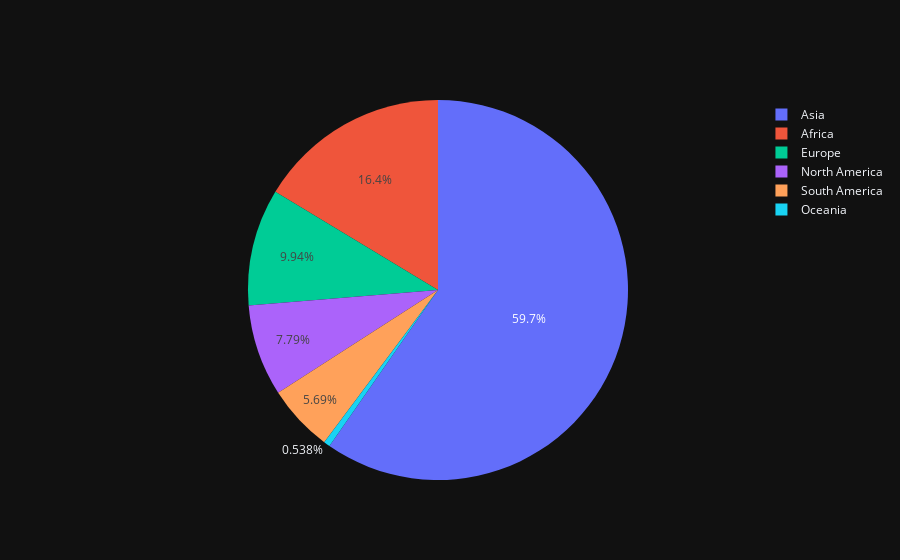

Here is the notebook cell this chart was saved with:
### Code cell
trace = go.Pie(
    labels=continents,
    values=populations
)
data = [trace]
offline.iplot(data)

### Figure 1 — Plotly figure (JSON) as saved in the notebook; plotly's stock layout.template omitted (floating-point values rounded to 4 significant figures)
{"data": [{"labels": ["Asia", "Africa", "Europe", "North America", "Oceania", "South America"], "values": [4436, 1216, 739, 579, 40, 423], "type": "pie"}], "layout": {}}
